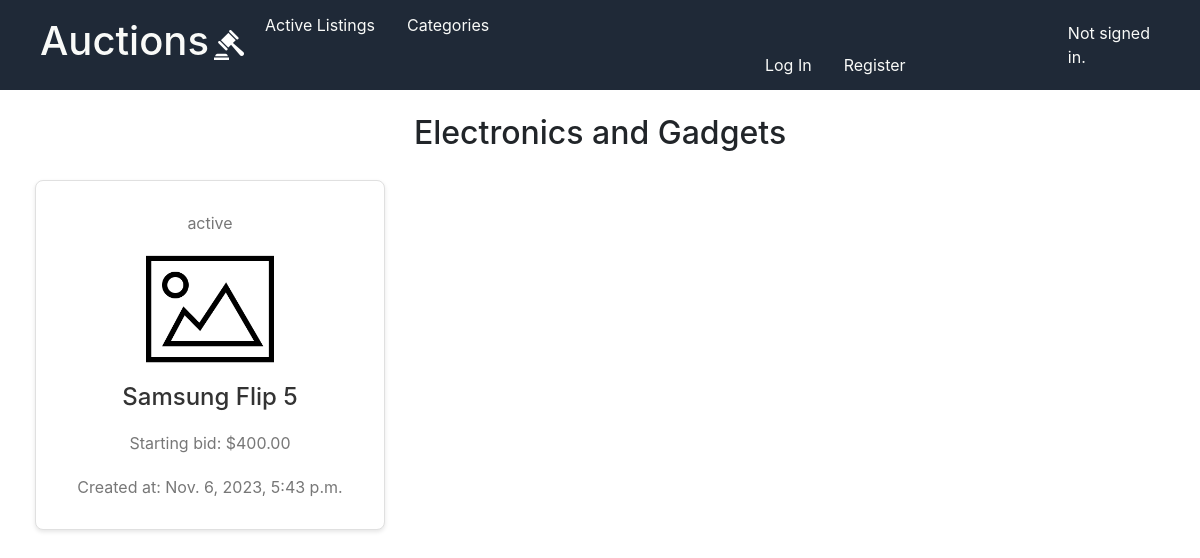
Screenshot of /categories/Electronics and Gadgets with the database file from the repository.
### auctions/models.py (models this page shows, shortened)
class Category(models.Model):
    categoryName = models.CharField(max_length=64)

class AuctionListing(models.Model):
    title = models.CharField(max_length=128)
    description = models.TextField()
    image = models.URLField(blank=True)
    starting_bid = models.DecimalField(decimal_places=2,max_digits=10)
    category = models.ForeignKey(Category,on_delete=models.CASCADE,blank=True)
    status = models.CharField(
    max_length=10,
    choices=[
        ('active', 'Active'),
        ('completed', 'Completed'),
        ('disabled', 'Disabled'),
    ],
    default='active'
    )
    seller = models.ForeignKey(User,on_delete=models.CASCADE,related_name="listing_seller")
    created_at = models.DateTimeField(auto_now_add=True)
    winner = models.ForeignKey(User,null=True,blank=True,on_delete=models.SET_NULL,related_name="listing_winner")

### auctions/views.py (the view)
# urls.py: path("categories/<str:category_name>",views.listings_in_category,name="listings_in_category")
def listings_in_category(request,category_name):
    category = get_object_or_404(Category,categoryName=category_name)
    listings = AuctionListing.objects.filter(category=category,status='active')
    return render(request,'auctions/listings_category.html',{
        "listings":listings,
        "category":category
    })

### auctions/templates/auctions/listings_category.html
{% extends "auctions/layout.html" %}
{% load static %}
{% block body %}
    <h2 class="active-listings-title">{{category.categoryName}}</h2>
        <div class="auction-listings">
            {% for listing in listings %}
                <div class="auction-listing">
                    <a href="{% url 'auctions:listing_view'  listing.id%}">
                        <div class="listing-card">
                            <p>{{listing.status}}</p>
                            <div class="listing-img-container">
                                {% if listing.image == "" %}
                                    <img class="listing-img" src="{% static "auctions/blank-image.png" %}" alt="Blank Image">
                                {%else%}
                                    <img class="listing-img" src="{{listing.image}}" alt="{{listing.name}}">
                                {% endif %}
                            </div>
                            <h3>{{listing.title}}</h3>
                            <p>Starting bid: ${{listing.starting_bid}}</p>
                            <p>Created at: {{listing.created_at}}</p>
                        </div>
                    </a>
                </div>
            {%empty%}
                <div>No listings in this Category</div>
            {% endfor %}
        </div>
{% endblock %}

### auctions/static/auctions/styles.css (style rules this page uses)
body { padding: 10px; display: flex; height: 100vh; flex-direction: column; margin: 0; padding: 0; }
.auction-listings { margin: 20px 35px; display: grid; grid-template-columns: repeat(auto-fill,minmax(280px,1fr)); gap: 40px; }
.auction-listing { display: flex; align-items: center; }
.listing-card { background-color: #fff; border: 1px solid #e0e0e0; border-radius: 8px; box-shadow: 0 2px 4px rgba(0, 0, 0, 0.1); padding: 20px; height: 350px; width: 350px; display: flex; flex-direction: column; text-align: center; }
.listing-img-container { display: flex; flex-grow: 1; justify-content: center; align-items: center; overflow: hidden; }
.listing-img { max-width: 100%; max-height: 100%; }
.active-listings-title { text-align: center; }
h3 { font-size: 24px; margin: 10px 0; color: #333; }
p { font-size: 16px; margin: 10px 0; color: #777; }

### rows the page displays
Category: categoryName "Electronics and Gadgets"
AuctionListing: status "active", title "Samsung Flip 5", starting_bid "400.00", created_at "Nov. 6, 2023, 5:43 p.m."
